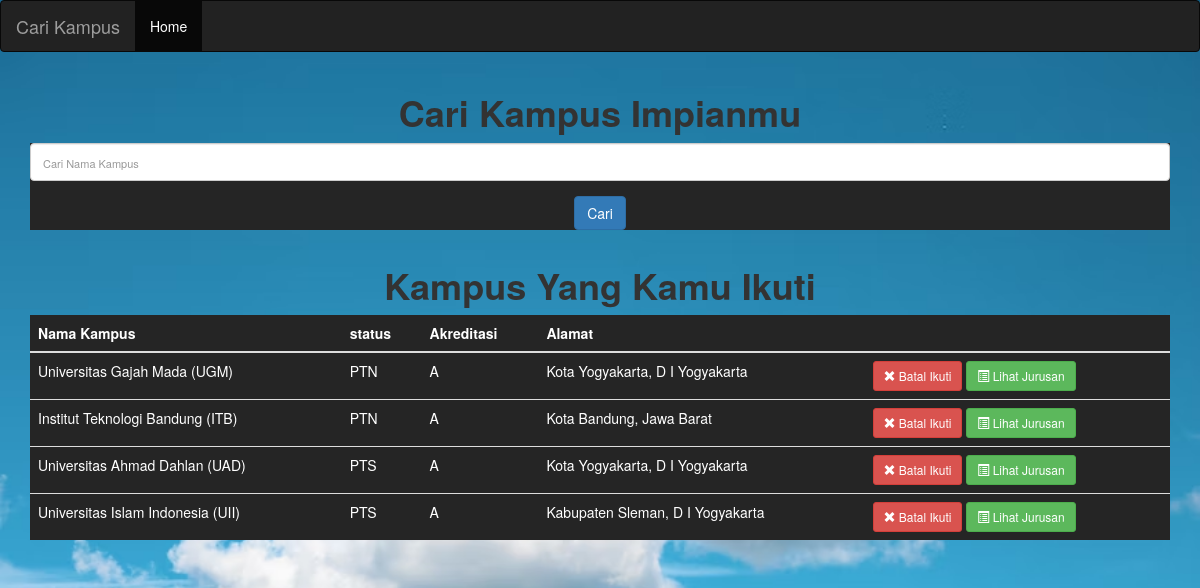
The app's page /home.php with its own data.
### tables this page shows
CREATE TABLE `kampus` (
  `id_kampus` varchar(100) NOT NULL,
  `nama_kampus` varchar(100) NOT NULL,
  `alamat` varchar(100) NOT NULL,
  `akreditasi` varchar(100) NOT NULL,
  `status` varchar(100) NOT NULL,
  `id_follow` varchar(1) NOT NULL
);

### home.php (the view, shortened to what this page needs)
<!DOCTYPE html>
<html lang="en">
<head>
  <link href="desain.css" rel="stylesheet">
  <link rel="stylesheet" href="https://maxcdn.bootstrapcdn.com/bootstrap/3.3.7/css/bootstrap.min.css">
</head>
<body>
<nav class="navbar navbar-inverse">
  <div class="container-fluid">
    <div class="navbar-header">
      <a class="navbar-brand" href="home.php">Cari Kampus</a>
    </div>
    <ul class="nav navbar-nav" >
      <li class="active"><a href="home.php">Home</a></li>
      <li><a href=#></a></li>
      <li><a href=#></a></li>
    </ul>
  </div>
</nav>
<div class="container" align="center">
  <h1 align="center"><b>Cari Kampus Impianmu</b></h1>
          <div class="bg-dark">
          	<form action="home.php" method="post">
    <div class="form-group">
        <?php
        $key="";
        ?>
        <input type="text" placeholder="Cari Nama Kampus" name="key" value="<?php echo $key;?>" class="form-control"required/>
    </div>
    <div class="form-group">
        <input type="submit" class="btn btn-primary" value="Cari">
    </div>
    </form>
		<?php
		include 'konek.php';
		$key = $_POST['key'];?>
			</div>
	</div>
<?php
		$query = mysqli_query($connect,"SELECT count(*) as total FROM kampus WHERE id_follow = '1'");
		$row=mysqli_fetch_assoc($query);
		if ($row['total']>0) {
 ?>
<div class="container" align="center">
<h1><b>Kampus Yang Kamu Ikuti</b></h1>
          <div class="bg-dark">
	<table class="table">
		<?php
		include 'konek.php';?>
		 <thead>
		<tr >
			<th >Nama Kampus</th>
			<th >status</th>
			<th >Akreditasi</th>
			<th >Alamat</th>
			<th>
			</th>
		</tr>
		 </thead>
    <tbody>
		 <?php
		$query = mysqli_query($connect,"SELECT *FROM kampus WHERE id_follow = '1'");
		while ($row = mysqli_fetch_array($query)) {
		?>
		 <tr>
			<td ><?php echo $row['nama_kampus'];?></td>
			<td ><?php echo $row['status'];?></td>
			<td ><?php echo $row['akreditasi'];?></td>
			<td ><?php echo $row['alamat'];?></td>
			<td >
				<a href="simpan.php?id=<?php echo $row['id_kampus']; ?>" class="btn btn-danger btn-sm">
          <span class="glyphicon glyphicon-remove"></span> Batal Ikuti	</a>
          <a href="jurusan.php?id=<?php echo $row['id_kampus']; ?>" class="btn btn-success btn-sm">
          <span class="glyphicon glyphicon-list-alt"></span> Lihat Jurusan	</a></td>
		</tr>
		<?php
	}
	?>
			 </tbody>
	</table>
	</div>
	</div>
		<?php  }?>
</body>
</html>

### desain.css (style rules this page uses)
body, html { height: 100%; background:url('langit.jpg'); font-family: 'Oxygen', sans-serif; background-size: cover; }
.form-group { margin-bottom: 15px; }
input, input::-webkit-input-placeholder { font-size: 11px; padding-top: 3px; }
.form-control { height: auto!important; padding: 8px 12px !important; }

### home.php (style rules this page uses)
.bg-dark { background-color: #252525; color: white; }

### records on screen
kampus: nama_kampus "Universitas Gajah Mada (UGM)", status "PTN", akreditasi "A", alamat "Kota Yogyakarta, D I Yogyakarta"
kampus: nama_kampus "Institut Teknologi Bandung (ITB)", status "PTN", akreditasi "A", alamat "Kota Bandung, Jawa Barat"
kampus: nama_kampus "Universitas Ahmad Dahlan (UAD)", status "PTS", akreditasi "A", alamat "Kota Yogyakarta, D I Yogyakarta"
kampus: nama_kampus "Universitas Islam Indonesia (UII)", status "PTS", akreditasi "A", alamat "Kabupaten Sleman, D I Yogyakarta"
